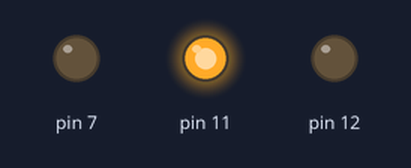
This sketch was run on a simulated Arduino Uno, built with avr-gcc and run on an emulated ATmega328P. Parts: output pins drawn as LEDs (lit = HIGH).

Above: at 1.0 s.
At 4.2 s:
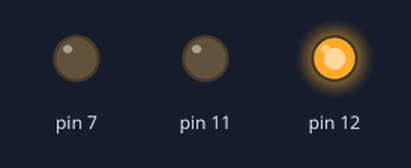
At 6.0 s:
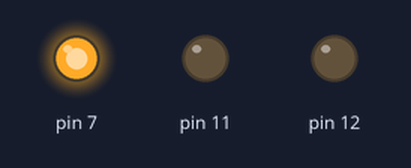
At 8.0 s:
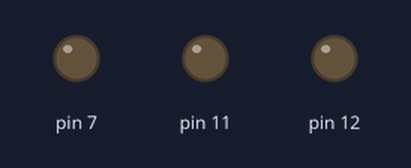
Timing chart, 0 to 11.7 s (numbered marks = the images above):
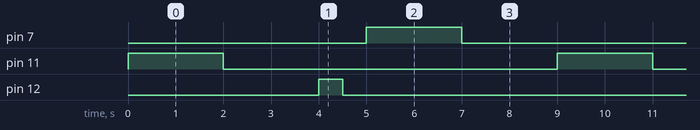

The sketch:

atividade_2.ino
```cpp
void setup() {
pinMode(11, OUTPUT);
pinMode(12, OUTPUT);
pinMode(7, OUTPUT);
}

void loop() {
  digitalWrite(11, HIGH);
  delay(2000);
  digitalWrite(11, LOW);
  delay(2000);
  digitalWrite(12, HIGH);
  delay(500);
  digitalWrite(12, LOW);
  delay(500);
 digitalWrite(7, HIGH);
  delay(2000);
  digitalWrite(7, LOW);
  delay(2000);
}
```

Measured:
- by itself, pin 7, pin 11: alternates HIGH for 2.0 s and LOW for 7.0 s
- by itself, pin 12: alternates HIGH for 0.50 s and LOW for 8.5 s
- by itself, everything shown: repeats every 9.0 s, in 6 steps
